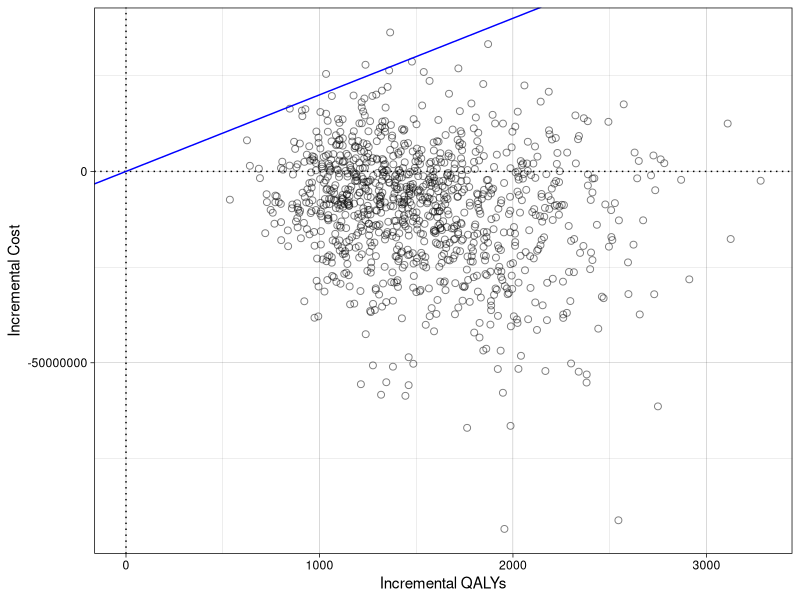

R code for this plot:
###############################################
# TITLE: CE plane
### this script is for plotting the cost-effectiveness plane
### inputs: outputs/psa_outputs.csv
### outputs: plot.ce.plane.png

### Clear environment
rm(list=ls())

## Load required packages
library(ggplot2)
library(data.table)

psa.outputs.dt <- read.csv("outputs/psa_outputs.csv")
psa.outputs.dt <- as.data.table(psa.outputs.dt)



options(scipen=10000)

plot.ce.plane <- function(results, wtp){
  ### FUNCTION: PLOTTING THE COST-EFFECTIVENESS PLANE (for one comparator, using incremetnal costs and outcomes)
  ### INPUTS: a results data frame that has the columns "inc.qol" and "inc.cost"
  ### Need ggplot called
  ### OUTPUTS: cost-effectiveness plane plot
  require(ggplot2)
  xlabel = "Incremental QALYs"
  ylabel = "Incremental Cost"
  
  stopifnot(all(c("inc.qol","inc.cost") %in% names(results)))
  
  plot = ggplot(results) + 
    geom_point(shape = 21, size = 2, colour = "black", fill = NA, alpha = 0.5,
               aes(x=inc.qol, y=inc.cost)) + 
    labs(x = xlabel, text = element_text(size=10)) + 
    labs (y = ylabel, text = element_text(size=10)) + theme_classic() +
    theme(legend.title = element_blank(), axis.title=element_text(face="bold"), 
          axis.title.x = element_text(margin = margin(t = 7, r = 0, b = 3, l = 0)), 
          axis.title.y = element_text(margin = margin(t = 0, r = 7, b = 0, l = 3)), 
          panel.grid.major = element_blank(), panel.grid.minor = element_blank(), 
          legend.key.width=unit(1.8,"line"), text = element_text(size=12),
          plot.margin=unit(c(1.2,0.5,0,1.2),"cm"))+
    geom_vline(xintercept=0,linetype=3)+
    geom_hline(yintercept=0,linetype=3)+
    geom_abline(slope = wtp,
                intercept = 0,
                color="blue")+ theme_linedraw()
  
  return(plot)
  
}
plot.ce.plane(psa.outputs.dt,20000)
ggsave("outputs/plot.ce.plane.png", width = 100, height = 100, units='mm',dpi=1000)


